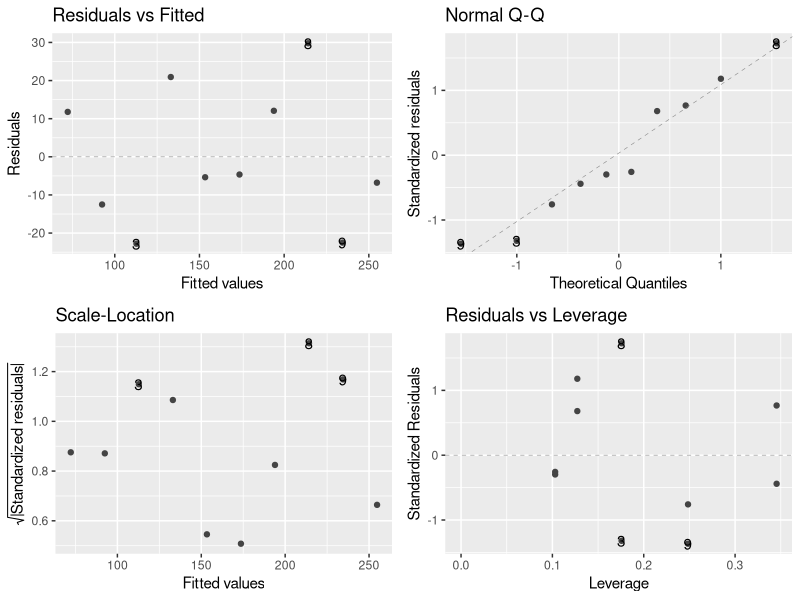
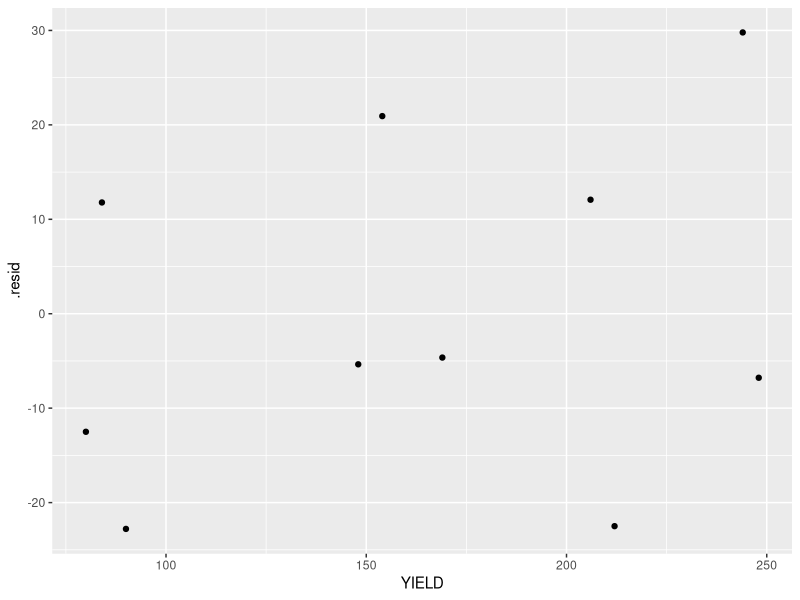

These charts were generated, in order, by the following R code:

# Clean up the working environment
rm(list = ls())
# Verify working directory, should be ~/Documents/Analyses/lastname_first
getwd()

# Load ggfortify for plotting
library("ggfortify")

# Load broom to convert statistical objects to tidy tibbles and plotly
# for confidence bands
# If you have not installed broom before, you will need to execute
# install.packages("broom")
library("broom")


# Load tidyverse
library("tidyverse")
# Check for updates
tidyverse_update()

#read in data
fowler <- read_csv("datasets/demos/fowler.csv")
head(fowler)


#linear regression- linear relationship of data. amount of fertilizer should influence about of yield

model01 <- lm(YIELD ~ FERTILIZER, data = fowler)

# Autoplot gives you a residual by predicted plot in the upper left panel
autoplot(model01, smooth.colour = NA)

# Option 1. Use the function augment.

fowler_plus <- augment(model01)
ggplot(data = fowler_plus)+
  geom_point(aes(x = YIELD, y= .resid))

 #blob of data, no shape, assumption is met

summary(model01)

# under "estimate is where you get Bo/b1. So for this example 
#b0 is Intercept as intercept
# B1 is slope which is FERTILIZER
#### 10/10 code runs without breaking ####
